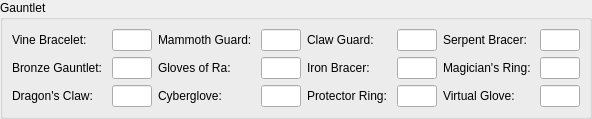
           <widget class="QGroupBox" name="groupBox_14" >
            <property name="title" >
             <string>Gauntlet</string>
            </property>
            <layout class="QVBoxLayout" >
             <property name="margin" >
              <number>9</number>
             </property>
             <property name="spacing" >
              <number>6</number>
             </property>
             <item>
              <layout class="QGridLayout" >
               <property name="margin" >
                <number>0</number>
               </property>
               <property name="spacing" >
                <number>6</number>
               </property>
               <item row="0" column="3" >
                <widget class="QLineEdit" name="mammothGuardText" >
                 <property name="minimumSize" >
                  <size>
                   <width>40</width>
                   <height>0</height>
                  </size>
                 </property>
                 <property name="maximumSize" >
                  <size>
                   <width>40</width>
                   <height>16777215</height>
                  </size>
                 </property>
                 <property name="maxLength" >
                  <number>1</number>
                 </property>
                </widget>
               </item>
               <item row="0" column="0" >
                <widget class="QLabel" name="label_99" >
                 <property name="text" >
                  <string>Vine Bracelet: </string>
                 </property>
                </widget>
               </item>
               <item row="0" column="6" >
                <widget class="QLabel" name="label_100" >
                 <property name="text" >
                  <string>Serpent Bracer: </string>
                 </property>
                </widget>
               </item>
               <item row="1" column="4" >
                <widget class="QLabel" name="label_101" >
                 <property name="text" >
                  <string>Iron Bracer: </string>
                 </property>
                </widget>
               </item>
               <item row="0" column="7" >
                <widget class="QLineEdit" name="serpentBracerText" >
                 <property name="minimumSize" >
                  <size>
                   <width>40</width>
                   <height>0</height>
                  </size>
                 </property>
                 <property name="maximumSize" >
                  <size>
                   <width>40</width>
                   <height>16777215</height>
                  </size>
                 </property>
                 <property name="maxLength" >
                  <number>1</number>
                 </property>
                </widget>
               </item>
               <item row="1" column="1" >
                <widget class="QLineEdit" name="bronzeGauntletText" >
                 <property name="maximumSize" >
                  <size>
                   <width>40</width>
                   <height>16777215</height>
                  </size>
                 </property>
                 <property name="maxLength" >
                  <number>1</number>
                 </property>
                </widget>
               </item>
               <item row="0" column="1" >
                <widget class="QLineEdit" name="vineBraceletText" >
                 <property name="minimumSize" >
                  <size>
                   <width>40</width>
                   <height>0</height>
                  </size>
                 </property>
                 <property name="maximumSize" >
                  <size>
                   <width>40</width>
                   <height>16777215</height>
                  </size>
                 </property>
                 <property name="maxLength" >
                  <number>1</number>
                 </property>
                </widget>
               </item>
               <item row="2" column="0" >
                <widget class="QLabel" name="label_102" >
                 <property name="text" >
                  <string>Dragon's Claw: </string>
                 </property>
                </widget>
               </item>
               <item row="2" column="4" >
                <widget class="QLabel" name="label_103" >
                 <property name="text" >
                  <string>Protector Ring: </string>
                 </property>
                </widget>
               </item>
               <item row="1" column="7" >
                <widget class="QLineEdit" name="magiciansRingText" >
                 <property name="maximumSize" >
                  <size>
                   <width>40</width>
                   <height>16777215</height>
                  </size>
                 </property>
                 <property name="maxLength" >
                  <number>1</number>
                 </property>
                </widget>
               </item>
               <item row="2" column="7" >
                <widget class="QLineEdit" name="virtualGloveText" >
                 <property name="maximumSize" >
                  <size>
                   <width>40</width>
                   <height>16777215</height>
                  </size>
                 </property>
                 <property name="maxLength" >
                  <number>1</number>
                 </property>
                </widget>
               </item>
               <item row="0" column="2" >
                <widget class="QLabel" name="label_104" >
                 <property name="text" >
                  <string>Mammoth Guard: </string>
                 </property>
                </widget>
               </item>
               <item row="1" column="6" >
                <widget class="QLabel" name="label_105" >
                 <property name="text" >
                  <string>Magician's Ring: </string>
                 </property>
                </widget>
               </item>
               <item row="2" column="1" >
                <widget class="QLineEdit" name="dragonsClawText" >
                 <property name="maximumSize" >
                  <size>
                   <width>40</width>
                   <height>16777215</height>
                  </size>
                 </property>
                 <property name="maxLength" >
                  <number>1</number>
                 </property>
                </widget>
               </item>
               <item row="1" column="5" >
                <widget class="QLineEdit" name="ironBracerText" >
                 <property name="maximumSize" >
                  <size>
                   <width>40</width>
                   <height>16777215</height>
                  </size>
                 </property>
                 <property name="maxLength" >
                  <number>1</number>
                 </property>
                </widget>
               </item>
               <item row="1" column="2" >
                <widget class="QLabel" name="label_106" >
                 <property name="text" >
                  <string>Gloves of Ra: </string>
                 </property>
                </widget>
               </item>
               <item row="2" column="3" >
                <widget class="QLineEdit" name="cybergloveText" >
                 <property name="maximumSize" >
                  <size>
                   <width>40</width>
                   <height>16777215</height>
                  </size>
                 </property>
                 <property name="maxLength" >
                  <number>1</number>
                 </property>
                </widget>
               </item>
               <item row="0" column="4" >
                <widget class="QLabel" name="label_107" >
                 <property name="text" >
                  <string>Claw Guard: </string>
                 </property>
                </widget>
               </item>
               <item row="2" column="5" >
                <widget class="QLineEdit" name="protectorRingText" >
                 <property name="maximumSize" >
                  <size>
                   <width>40</width>
                   <height>16777215</height>
                  </size>
                 </property>
                 <property name="maxLength" >
                  <number>1</number>
                 </property>
                </widget>
               </item>
               <item row="2" column="2" >
                <widget class="QLabel" name="label_108" >
                 <property name="text" >
                  <string>Cyberglove: </string>
                 </property>
                </widget>
               </item>
               <item row="0" column="5" >
                <widget class="QLineEdit" name="clawGuardText" >
                 <property name="minimumSize" >
                  <size>
                   <width>40</width>
                   <height>0</height>
                  </size>
                 </property>
                 <property name="maximumSize" >
                  <size>
                   <width>40</width>
                   <height>16777215</height>
                  </size>
                 </property>
                 <property name="maxLength" >
                  <number>1</number>
                 </property>
                </widget>
               </item>
               <item row="2" column="6" >
                <widget class="QLabel" name="label_109" >
                 <property name="text" >
                  <string>Virtual Glove: </string>
                 </property>
                </widget>
               </item>
               <item row="1" column="0" >
                <widget class="QLabel" name="label_110" >
                 <property name="text" >
                  <string>Bronze Gauntlet: </string>
                 </property>
                </widget>
               </item>
               <item row="1" column="3" >
                <widget class="QLineEdit" name="glovesOfRaText" >
                 <property name="maximumSize" >
                  <size>
                   <width>40</width>
                   <height>16777215</height>
                  </size>
                 </property>
                 <property name="maxLength" >
                  <number>1</number>
                 </property>
                </widget>
               </item>
              </layout>
             </item>
            </layout>
           </widget>
